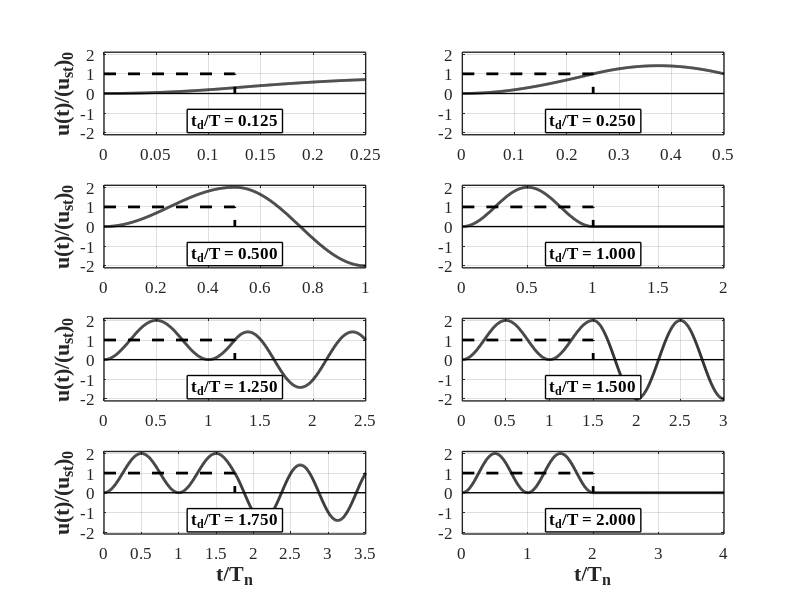

MATLAB code to generate this figure:
%% Structural Dynamics and Vibration Control(M. Azimi et al.)
%% Fig. 4-2: Response of An SDOF to Rectangular Impact Load

clear; close all; clc
%%
ii = 0;
for r = [1/8, 1/4, 1/2, 1, 1.25, 1.5, 1.75, 2]
    ii = ii+1;
T  = 1.0;
w  = 2*pi/T;
td = T*r;
p0 = 1;
k  = 1;
%
n  = 1000;
t  = linspace(0,2*td,n);
%%  Calculate and Plot The Response
    for i=1:n
        if t(i) <= td
            v(i)=(p0/k)*(1-cos(w*t(i)));
        else
            arg1=(1-cos(w*td))*cos(w*(t(i)-td));
            arg2=sin(w*td)*sin(w*(t(i)-td));
            v(i) = (p0/k)*(arg1+arg2);
        end
    end
................................................
figure(1); set(figure(1), 'Position', [100   100   800   750])
        subplot(4,2,ii); grid on; hold on; box on

            plot(t,v,'LineWidth',2,'Color',[0 0 0]);
            line([0 r r],[1 1 0],'LineWidth',2,'linestyle','--','Color',[0 0 0]);
            line([0 2*td],[0 0],'LineWidth',1,'linestyle','-','Color',[0 0 0]);

            ylim([-2.1 2.1])
            X=xlim; Y=ylim;
            text(X(2)/2,1*Y(1)/1.5,['t_d/T = ',num2str(r,'%1.3f')],...
                'HorizontalAlignment','center','fontsize',12,...
                'fontname','Times New Roman','FontWeight','Bold',...
                'EdgeColor','k','BackgroundColor','w','LineWidth',1)

set(gca, 'LineWidth',1, 'FontWeight','normal', 'FontName','Times New Roman', 'FontSize',12)               
end
%% Labels
for subp = 7:8
    subplot(4,2,subp)
    xlabel('t/T_n', 'fontsize',16, 'fontname','Times New Roman','FontWeight','Bold')
end

for subp = 1:2:8
        subplot(4,2,subp)

    ylabel('u(t)/(u_{st})_0', 'fontsize',16, 'fontname','Times New Roman','FontWeight','Bold')
end


%% Print
print('FIG_4_2','-dpng')
